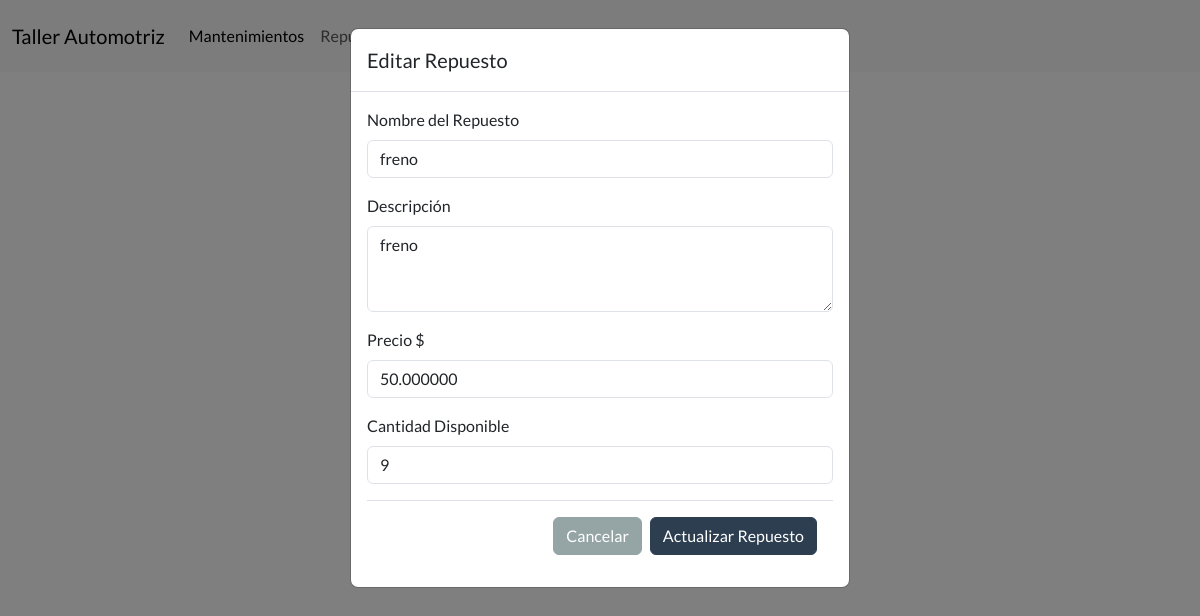
/editar_repuesto/1/, run on an earlier commit of the app's database.
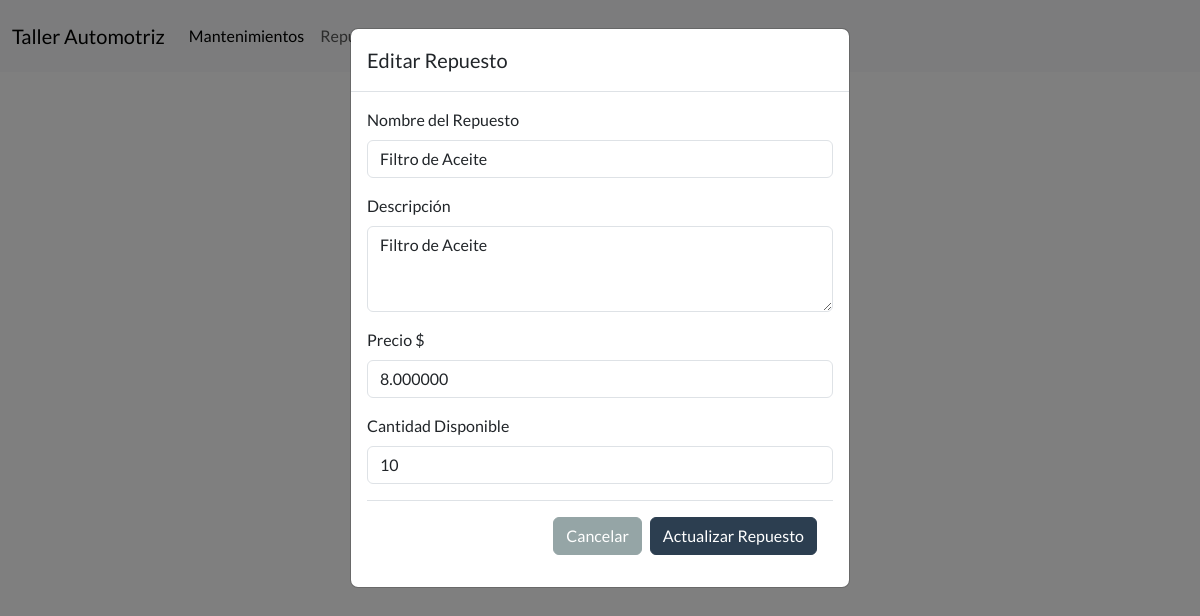
And on a later commit of the database.
### Aplicaciones/Taller/models.py (models this page shows, shortened)
class Repuesto(models.Model): # * Modelo para representar un repuesto
    id_repuesto = models.AutoField(primary_key=True) # ~ Campo de clave primaria autoincremental
    nombre_repuesto = models.CharField(max_length=100)
    descripcion = models.TextField()
    precio = models.DecimalField(max_digits=10, decimal_places=2)
    cantidad_disponible = models.PositiveIntegerField() # ~ tipo de dato para cantidades enteras positivas

### Aplicaciones/Taller/views.py (the view, shortened to what this page needs)
# urls.py: path('editar_repuesto/<int:id_repuesto>/', views.editar_repuesto, name="editar_repuesto"),  # * mapea la URL 'editar_repuesto/<id_repuesto>/' a la vista editar_repuesto
def editar_repuesto(request, id_repuesto):
    try:
        repuesto = Repuesto.objects.get(id_repuesto=id_repuesto)
        return render(request, 'editar_repuestos.html', {'repuesto': repuesto})
    except Repuesto.DoesNotExist:
        return render(request, 'error.html', {'message': 'Repuesto no encontrado.'})  # * Manejo de error si el repuesto no existe

### Aplicaciones/Taller/templates/editar_repuestos.html (shortened to what this page needs)
{% extends "plantilla.html" %}
{% load static %}
{% block content %}
<div class="modal fade" id="exampleModal" tabindex="-1" aria-labelledby="exampleModalLabel" aria-hidden="true" data-bs-backdrop="static" data-bs-keyboard="false">
  <div class="modal-dialog">
    <div class="modal-content">
      <div class="modal-header">
        <h1 class="modal-title fs-5" id="exampleModalLabel">Editar Repuesto</h1>
      </div>
      <div class="modal-body">
            <form method="post" action="{% url 'editar_repuesto' repuesto.id_repuesto %}">
            <div class="mb-3">
                <label for="nombre_repuesto" class="form-label" >Nombre del Repuesto</label>
                <input type="text" class="form-control" id="nombre_repuesto" name="nombre_repuesto" value="{{repuesto.nombre_repuesto}}" required>
            </div>
            <div class="mb-3">
                <label for="descripcion" class="form-label">Descripción</label>
                <textarea placeholder="Ingrese la descripcion del Repuesto" class="form-control"  id="descripcion" name="descripcion" rows="3">{{repuesto.descripcion}}</textarea>
            </div>
            <div class="mb-3">
                <label for="precio" class="form-label">Precio $</label>
                <input type="number" step="0.01" placeholder="0" class="form-control" value="{{ repuesto.precio|stringformat:'f' }}" id="precio" name="precio" required>
            </div>
            <div class="mb-3">
                <label for="cantidad_disponible" class="form-label">Cantidad Disponible</label>
                <input type="number" placeholder="0" class="form-control" id="cantidad_disponible" value="{{repuesto.cantidad_disponible}}" name="cantidad_disponible" required>
            </div>
            <div class="modal-footer">
                <a href="{% url 'repuestos' %}" type="button" class="btn btn-secondary" >Cancelar</a>
                <button type="submit" class="btn btn-primary">Actualizar Repuesto</button>
            </div>
        </form>
      </div>
    </div>
  </div>
</div>
{% endblock content %}

What changed in the data, as far as the page shows it:
changed Repuesto: nombre_repuesto "freno" → "Filtro de Aceite"; descripcion "freno" → "Filtro de Aceite"; precio "50.000000" → "8.000000"; cantidad_disponible "9" → "10"
